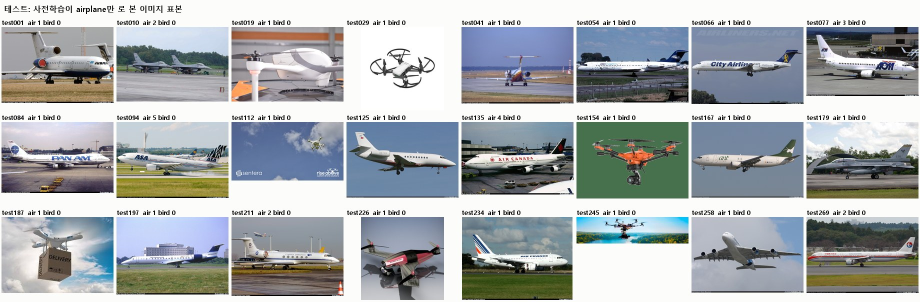
#> input picture training_s/26_10_10/p2/_viz/test_airplane.jpg, 1840 x 604 px, found by its file name (shown at 1/2 size)
$ python -i _cvlib.py   (imports and definitions only)
#> lines starting #> are read from the running program, lines starting #| are printed output that depends on the picture
"""그룹 교차검증용 데이터 생성: 오프라인 회전·반전 증강, 다중 드론 합성. 모든 변환은 겹의 학습 이미지에만 적용한다."""
import os, json, random, shutil
import numpy as np
from PIL import Image
SRC = "data/transfer_learning"; MAXS = 640                      # 파일로 쓸 때 긴 변을 640 으로 줄임(어차피 imgsz 640)

def load(f):
#> called with f = '_viz/test_airplane.jpg'
    im = Image.open(os.path.join(SRC, f)).convert("RGB"); w, h = im.size; s = MAXS / max(w, h)
#> in load, im is the input picture: PIL image 1840x604 RGB; mean R, G, B 167.4, 172.3, 174.5
#> after `w, h = im.size`: w = 1840; h = 604
#> after `s = MAXS / max(w, h)`: s = 0.348
    if s < 1: im = im.resize((max(1, int(w * s)), max(1, int(h * s))), Image.LANCZOS)
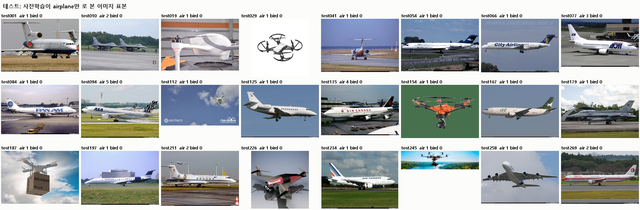
#> im: PIL image 640x210 RGB; mean R, G, B 167.2, 172.1, 174.4
#> (the run stopped early here; a loop or call above may not have finished)

$ run again, on training_s/26_10_10/p2/_viz/air_synth_check.jpg
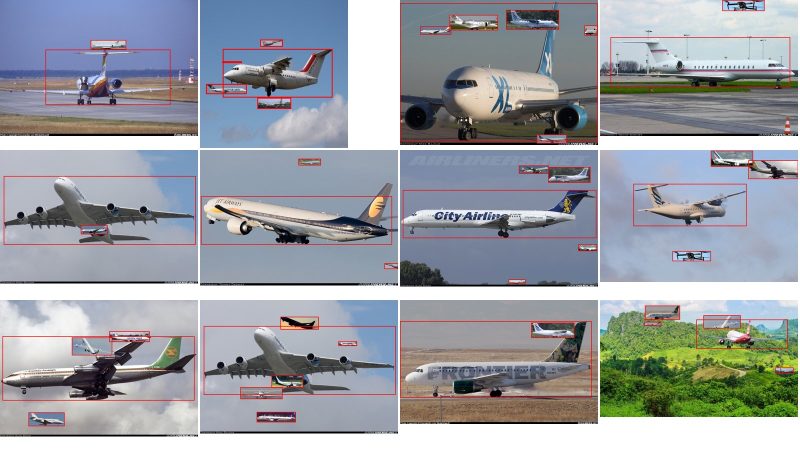
#> input picture training_s/26_10_10/p2/_viz/air_synth_check.jpg, 1600 x 900 px, found by its file name (shown at 1/2 size)
#> in load, im is the input picture: PIL image 1600x900 RGB; mean R, G, B 154.9, 158.9, 164.9
#> in load, `if s < 1: im = im.resize((max(1, int(w * s)), max(1, int(h * s))), Ima..`:
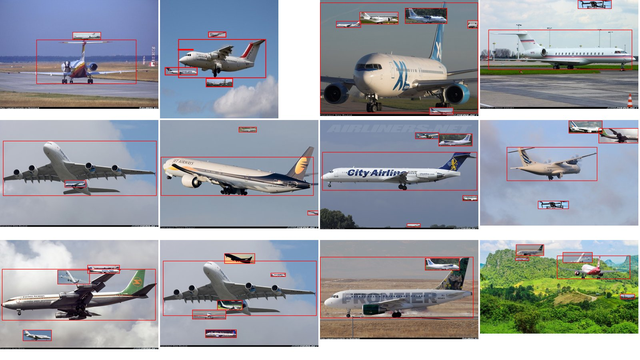
#> im: PIL image 640x360 RGB; mean R, G, B 154.8, 158.8, 164.9

$ run again, on training_s/26_10_10/p2/_viz/test_bird.jpg
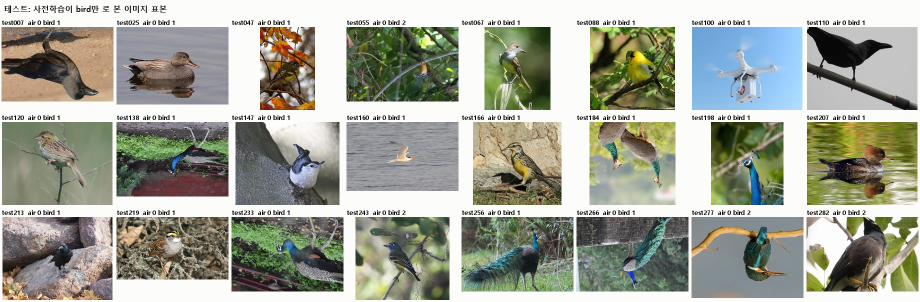
#> input picture training_s/26_10_10/p2/_viz/test_bird.jpg, 1840 x 604 px, found by its file name (shown at 1/2 size)
#> in load, im is the input picture: PIL image 1840x604 RGB; mean R, G, B 161.3, 163.9, 151.4
#> in load, `if s < 1: im = im.resize((max(1, int(w * s)), max(1, int(h * s))), Ima..`:
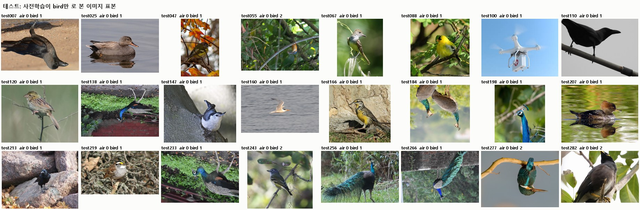
#> im: PIL image 640x210 RGB; mean R, G, B 161.1, 163.7, 151.2

$ run again, on training_s/26_10_10/p2/_viz/test_no_airplane_bird.jpg
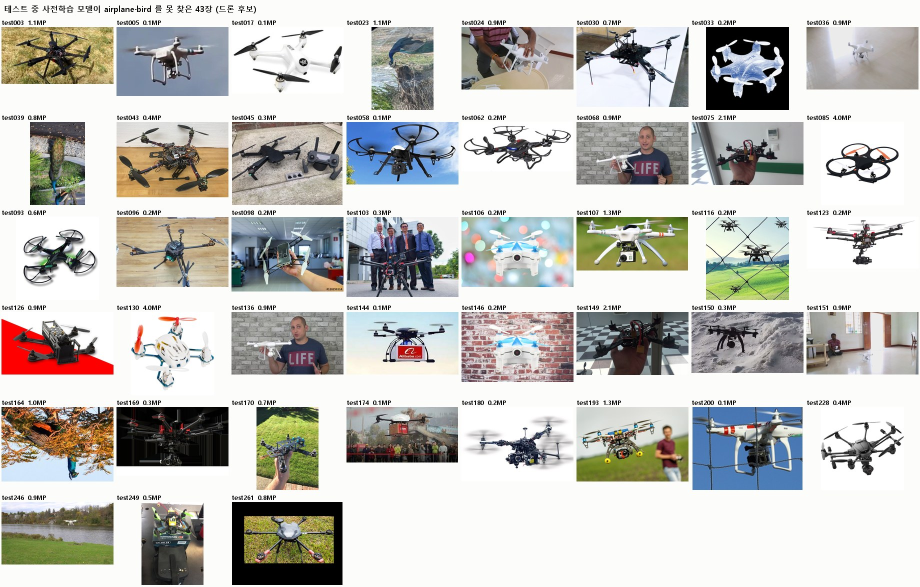
#> input picture training_s/26_10_10/p2/_viz/test_no_airplane_bird.jpg, 1840 x 1174 px, found by its file name (shown at 1/2 size)
#> in load, im is the input picture: PIL image 1840x1174 RGB; mean R, G, B 194, 193.2, 189.1
#> in load, `if s < 1: im = im.resize((max(1, int(w * s)), max(1, int(h * s))), Ima..`:
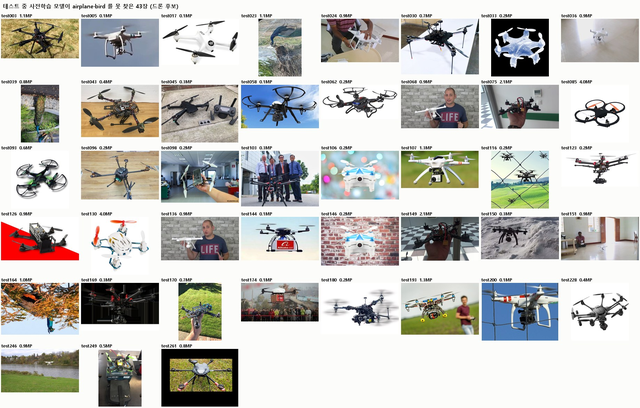
#> im: PIL image 640x408 RGB; mean R, G, B 193.8, 193.1, 188.9
